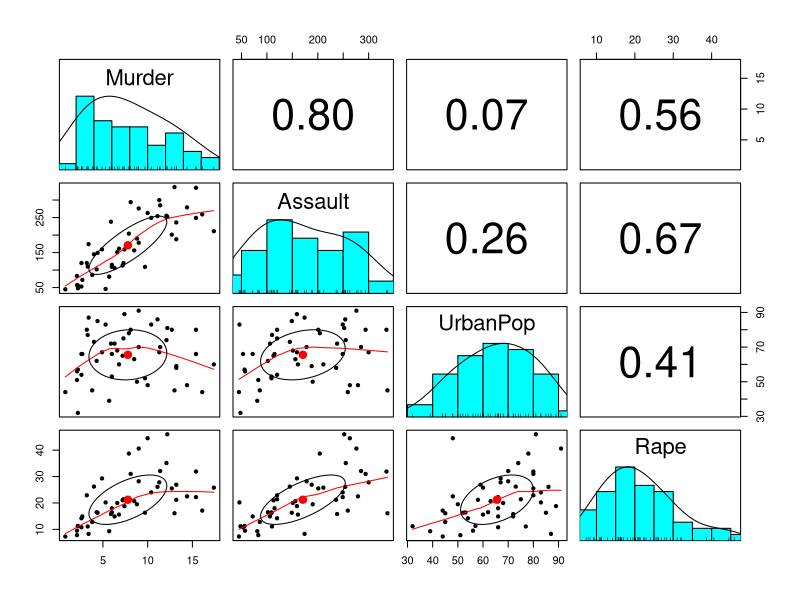
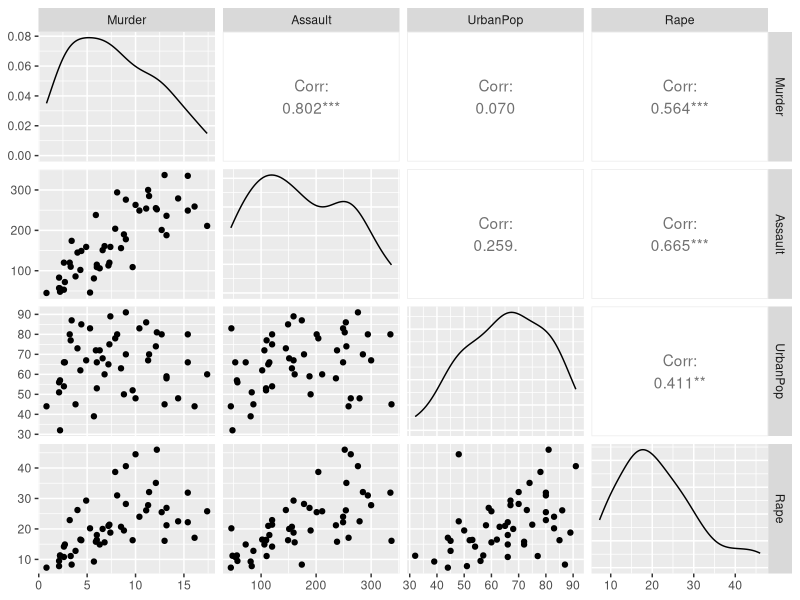

These figures' R source, in order:
## ---- chunk 1
library(psych)
library(GGally)
## ---- chunk 2
knitr::opts_chunk$set(echo = TRUE,
                      warning = FALSE,
                      message = FALSE)
## ---- chunk 3
USArrests
## ---- chunk 4
cor(USArrests)
## ---- chunk 5
pairs.panels(USArrests)
## ---- chunk 6
ggpairs(USArrests)
## ---- chunk 7
pca_arrest <- prcomp(USArrests, center = T, scale = T)
## ---- chunk 8
pca_arrest
## ---- chunk 9
summary(pca_arrest)
## ---- chunk 10
pca_arrest$sd^2
## ---- chunk 11
pca_arrest$sd^2/sum(pca_arrest$sd^2)
## ---- chunk 12
pca_arrest$rotation
## ---- chunk 13
A <- pca_arrest$rotation
D <- diag(pca_arrest$sd^2)
## ---- chunk 14
A %*% D %*% t(A)
## ---- chunk 15
cor(USArrests)
## ---- chunk 16
pca_arrest$x
## ---- chunk 17
pca_arrest_3 <- prcomp(USArrests, center = T, scale = T,
                     rank. = 3)
## ---- chunk 18
pca_arrest_tol <- prcomp(USArrests, center = T, scale = T,
                     tol = 0.4)
pca_arrest_tol
## ---- chunk 19
pca_arrest_subset <- prcomp(~ Murder + Assault + Rape, data = USArrests, 
                         center = T, scale = T)
pca_arrest_subset
